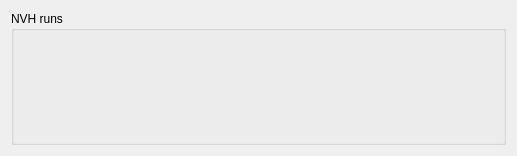
<?xml version="1.0" encoding="UTF-8"?>
<ui version="4.0">
 <class>Form</class>
 <widget class="QWidget" name="Form">
  <property name="geometry">
   <rect>
    <x>0</x>
    <y>0</y>
    <width>517</width>
    <height>156</height>
   </rect>
  </property>
  <property name="windowTitle">
   <string>Form</string>
  </property>
  <layout class="QGridLayout" name="gridLayout">
   <item row="0" column="0">
    <widget class="QGroupBox" name="groupBox">
     <property name="title">
      <string>NVH runs</string>
     </property>
     <layout class="QGridLayout" name="gridLayout_3">
      <item row="0" column="0">
       <layout class="QGridLayout" name="nvh_runs_grid"/>
      </item>
     </layout>
    </widget>
   </item>
  </layout>
 </widget>
 <resources/>
 <connections/>
</ui>
